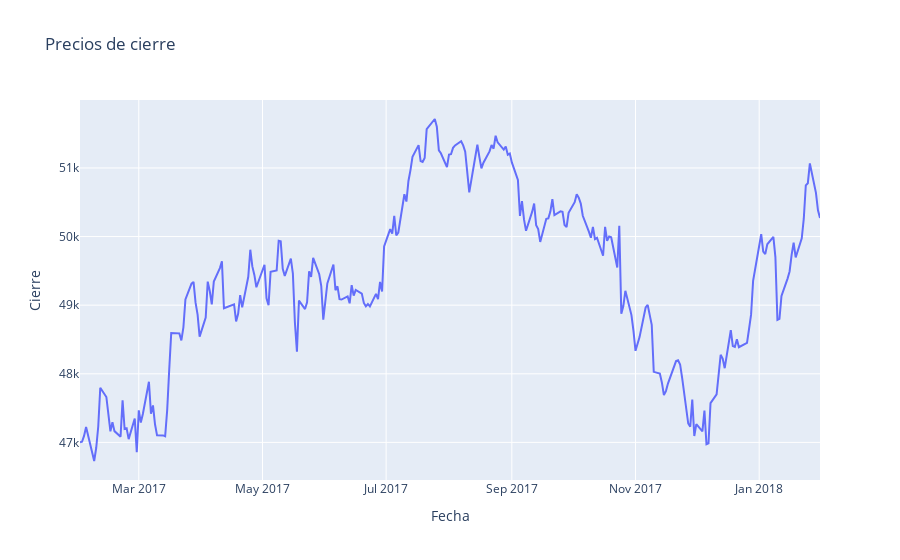

Notebook code cell kept with this figure:
### Code cell
# graficando la serie original
fig = px.line(cierre, x = "Fecha", y = "Cierre", title = 'Precios de cierre')
fig.show()

### Figure 1 — Plotly figure (JSON) as saved in the notebook; plotly's stock layout.template omitted (floating-point values rounded to 4 significant figures; data arrays with more than 128 entries replaced by an {"elided": "..."} marker saying what was removed)
{"data": [{"hovertemplate": "Fecha=%{x}<br>Cierre=%{y}<extra></extra>", "legendgroup": "", "line": {"color": "#636efa", "dash": "solid"}, "marker": {"symbol": "circle"}, "mode": "lines", "name": "", "orientation": "v", "showlegend": false, "type": "scatter", "x": {"elided": "252 str values"}, "xaxis": "x", "y": {"elided": "252 float values"}, "yaxis": "y"}], "layout": {"autosize": true, "legend": {"tracegroupgap": 0}, "title": {"text": "Precios de cierre"}, "xaxis": {"anchor": "y", "autorange": true, "domain": [0, 1], "range": ["2017-01-31", "2018-01-31"], "title": {"text": "Fecha"}, "type": "date"}, "yaxis": {"anchor": "x", "autorange": true, "domain": [0, 1], "range": [46450.0, 51990.0], "title": {"text": "Cierre"}, "type": "linear"}}}
